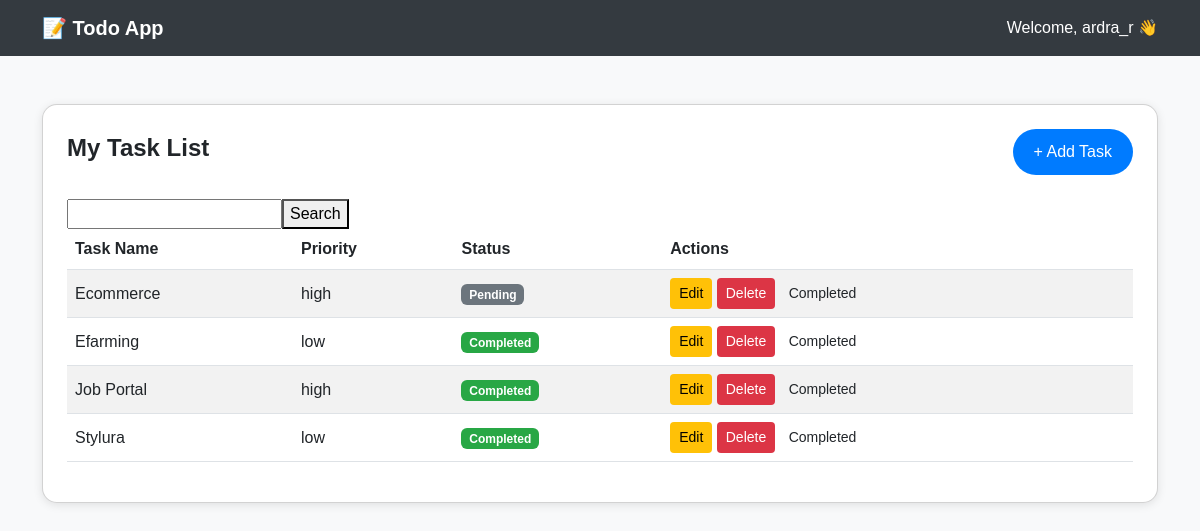
The app's page / (signed in), older data.
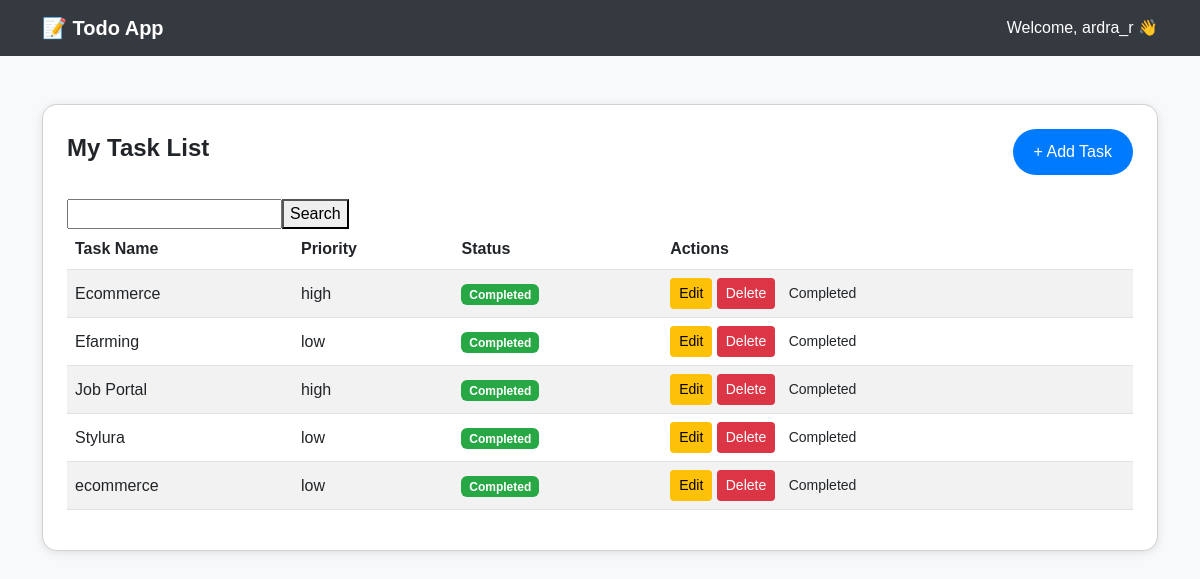
The same page, newer data.
### task_app/models.py (models this page shows)
class TaskModel(models.Model):
    priority_choices = [('high','High'),
                        ('low','Low')]
    priority = models.CharField(max_length=30, choices=priority_choices)
    user = models.ForeignKey(User,on_delete=models.CASCADE)
    task_name = models.CharField(max_length=60)
    created_date =models.DateTimeField(auto_now_add=True)
    is_completed = models.BooleanField(default=False)

### user_app/views.py (the view)
# urls.py: path("", BaseView.as_view(), name="home"),
class BaseView(View):
    def get(self,request):
        task = TaskModel.objects.filter(user = request.user)
        return render(request,"home.html",{"task":task})

### user_app/templates/home.html (shortened to what this page needs)
{% load static %}
<!DOCTYPE html>
<html lang="en">
<head>
  <link href="https://cdn.jsdelivr.net/npm/bootstrap@5.3.0/dist/css/bootstrap.min.css" rel="stylesheet">
</head>
<body>
  <nav class="navbar navbar-expand-lg">
    <div class="container">
      <a class="navbar-brand" href="#">📝 Todo App</a>
      <div class="ms-auto welcome-text">
        Welcome, {{ request.user.username }} 👋
      </div>
    </div>
  </nav>
  <div class="container mt-5">
    <div class="card p-4">
      <div class="d-flex justify-content-between align-items-center mb-4">
        <h4 class="fw-semibold">My Task List</h4>
        <a href="{% url 'add_task' %}" class="btn btn-add">+ Add Task</a>
      </div>
       <form action="{% url 'search' %}" method="get">
        <input type="text" name="q"><span><button type="submit">Search</button></span>
      </form>
      <table class="table table-striped table-hover align-middle">
        <thead>
          <tr>
            <th>Task Name</th>
            <th>Priority</th>
            <th>Status</th>
            <th>Actions</th>
          </tr>
        </thead>
        <tbody>
          {% for t in task %}
          <tr>
            <td>{{ t.task_name }}</td>
            <td>{{ t.priority }}</td>
            <td>
              {% if t.is_completed %}
                <span class="badge badge-complete">Completed</span>
              {% else %}
                <span class="badge badge-pending">Pending</span>
              {% endif %}
            </td>
            <td>
              <a href="{% url 'task_update' t.id %}" class="btn btn-sm btn-edit">Edit</a>
              <a href="{% url 'task_delete' t.id %}" class="btn btn-sm btn-delete">Delete</a>
              <a href="{% url 'complete' t.id %}" class="btn btn-sm btn-complete">Completed</a>
            </td>
          </tr>
          {% endfor %}
        </tbody>
      </table>
    </div>
  </div>
</body>
</html>

### user_app/templates/home.html (style rules this page uses)
body { background-color: #f8f9fa; font-family: 'Poppins', sans-serif; }
.navbar { background-color: #343a40; }
.navbar-brand { color: white; font-weight: 600; }
.welcome-text { color: #fff; font-weight: 500; }
.card { border-radius: 15px; box-shadow: 0 2px 10px rgba(0,0,0,0.1); }
.table thead { background-color: #343a40; color: white; }
.btn-add { background-color: #007bff; color: white; border-radius: 30px; padding: 10px 20px; text-decoration: none; }
.btn-edit { background-color: #ffc107; color: black; }
.btn-delete { background-color: #dc3545; color: white; }
.badge-complete { background-color: #28a745; }

Row changes from the older to the newer data that the page shows:
changed TaskModel "Ecommerce": is_completed "Pending" → "Completed"
added TaskModel: task_name "ecommerce", priority "low", is_completed "Completed"
